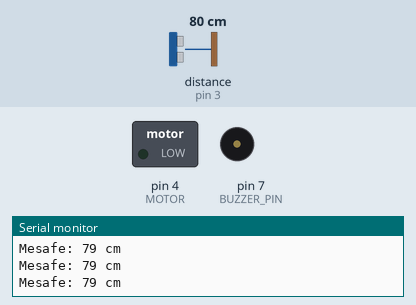
Recording of a sketch running on a simulated Arduino Uno, built with avr-gcc and run on an emulated ATmega328P. On the bench: switched loads named in the sketch (green lamp = pin HIGH), buzzer (waves = sounding), the last lines printed to the serial monitor. Wiring (inferred from the names in the program): ultrasonic range finder: trigger pin 2; echo pin 3. The test bench sets the inputs (shaded band); at power-on: distance to the obstacle (sensor on pin 3) 80 cm. The echo pulse lasts 58.3 µs per cm; pins used as bus, display or sensor lines are not drawn.

Above: at 1.2 s.
1.3 s: distance to the obstacle (sensor on pin 3) set to 12 cm
2.8 s: distance to the obstacle (sensor on pin 3) set to 9 cm
At 3.6 s:
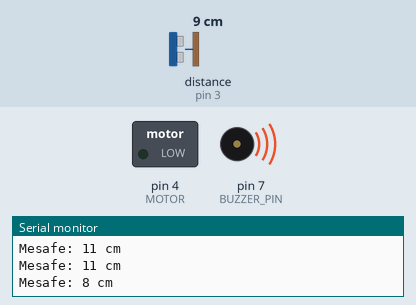
5.8 s: distance to the obstacle (sensor on pin 3) set to 120 cm
At 6.4 s:
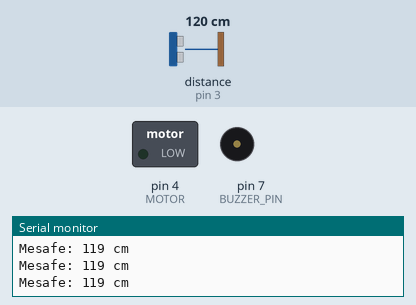
7.3 s: distance to the obstacle (sensor on pin 3) set to 2 cm
At 8.9 s:
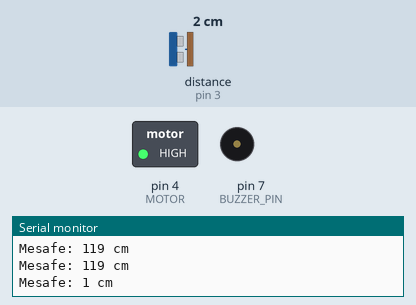
Timing chart, 0 to 11.3 s (numbered marks = the images above; inputs shaded):
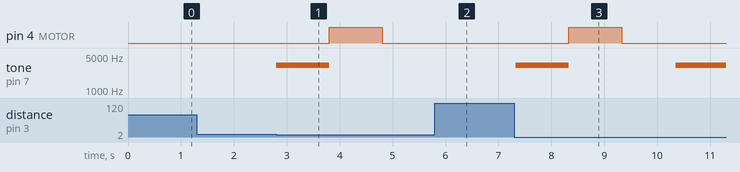

Measured:
- the behaviour switches between 11 and 10 cm on distance to the obstacle (sensor on pin 3) (found by bisection; images 0 and 1)
- after the input at 2.8 s, pin 4 (MOTOR): LOW → HIGH after 1.0 s, → LOW 1.0 s later; tone on pin 7 (BUZZER_PIN): silent → 3200 Hz at once, → silent 1.0 s later
- after the input at 5.8 s, pin 4 (MOTOR): stays LOW (without the input it goes to HIGH after 1.0 s); tone on pin 7 (BUZZER_PIN): stays silent (without the input it goes to 3200 Hz after 0.03 s)
- after the input at 7.3 s, pin 4 (MOTOR): LOW → HIGH after 1.0 s, → LOW 1.0 s later; tone on pin 7 (BUZZER_PIN): silent → 3200 Hz at once, → silent 1.0 s later, → 3200 Hz 2.0 s later

The sketch:

28BYJ_48.ino
```cpp
// HC-SR04 Ultrasonik Sensör Pin Bağlantıları
#define trigPin 2
#define echoPin 3
#define BUZZER_PIN 7  // Buzzer'ın bağlı olduğu pin
#define MOTOR 4       // Buzzer'ın bağlı olduğu pin

// Mesafe ölçümü için değişkenler
long mesafe;
long sure;

void setup() {
  // Seri haberleşme başlat
  Serial.begin(9600);
  pinMode(BUZZER_PIN, OUTPUT);  // Buzzer pini çıkış olarak ayarlanır
  pinMode(MOTOR, OUTPUT);
  // Trig pinini çıkış yap
  pinMode(trigPin, OUTPUT);
  // Echo pinini giriş yap
  pinMode(echoPin, INPUT);
}

void loop() {

  digitalWrite(trigPin, LOW);
  delayMicroseconds(2);
  digitalWrite(trigPin, HIGH);
  delayMicroseconds(10);
  digitalWrite(trigPin, LOW);

  // Echo pininden dönüş süresini ölç
  sure = pulseIn(echoPin, HIGH);

  // Mesafeyi hesapla (ses hızı 343 m/s olarak kabul edilmiştir)
  mesafe = (sure / 2) * 0.0343;

  // Mesafeyi seri monitöre yazdır
  Serial.print("Mesafe: ");
  Serial.print(mesafe);
  Serial.println(" cm");
  if (mesafe < 10) {
    // Buzzer'ı 1 saniye boyunca tiz bir şekilde çalıştır
    int frekans = 3200;               // Tiz bir frekansı ayarlayın (örneğin, 2000 Hz)
    tone(BUZZER_PIN, frekans, 1000);  // 1000 milisaniye (1 saniye) boyunca çal
    delay(1000);                      // 1000 milisaniye (1 saniye) beklenir
    digitalWrite(MOTOR, HIGH);   // Buzzer aktif hale getirilir
    delay(1000);                      // 1000 milisaniye (1 saniye) beklenir
    digitalWrite(MOTOR, LOW);    // Buzzer kapatılır
    delay(1000);
  }

  // 2 saniyede bir mesafe ölçümü yap
  delay(20);
}
```
